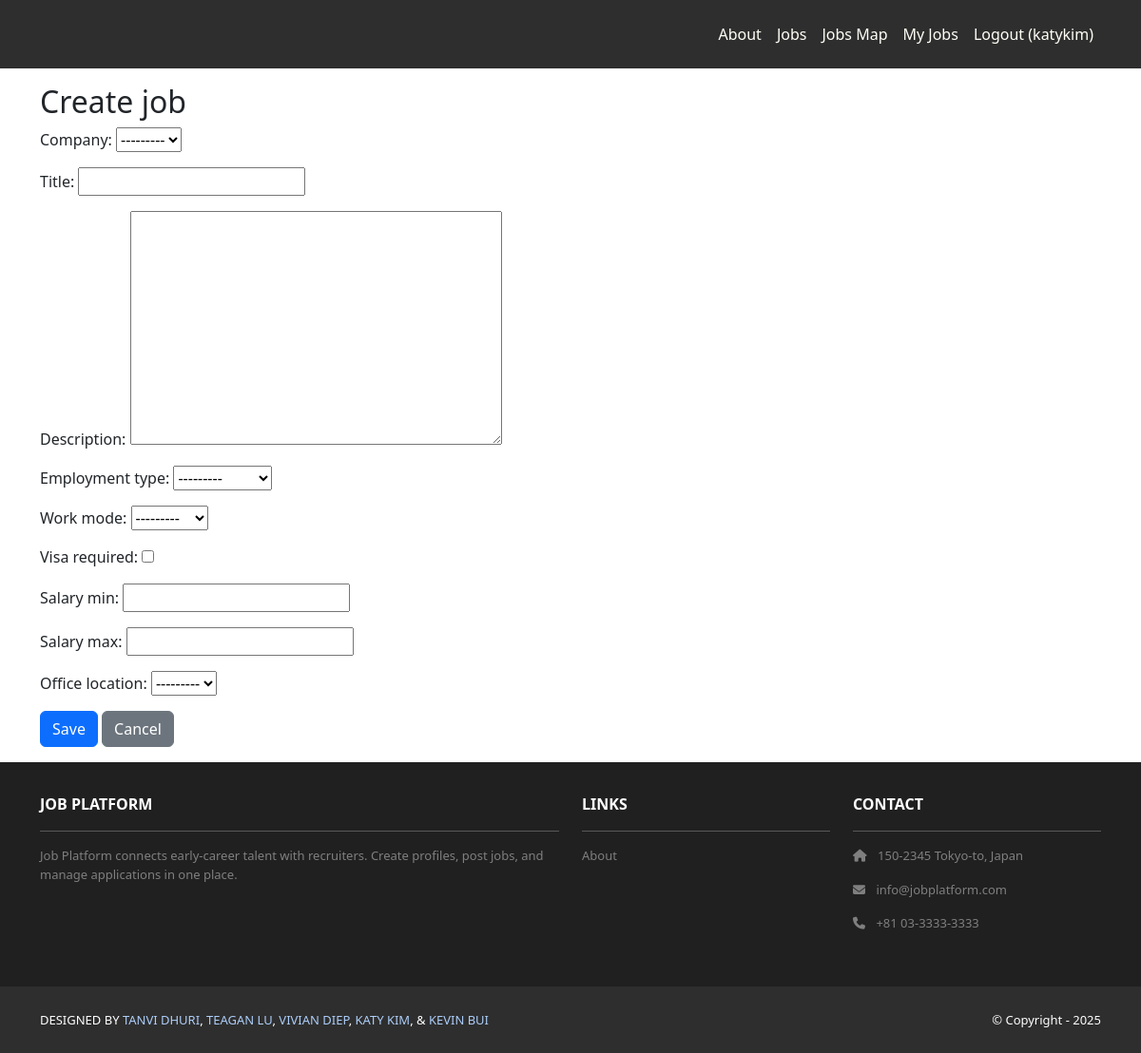
The page /jobs/recruiter/new (signed in) on the database as committed earlier.
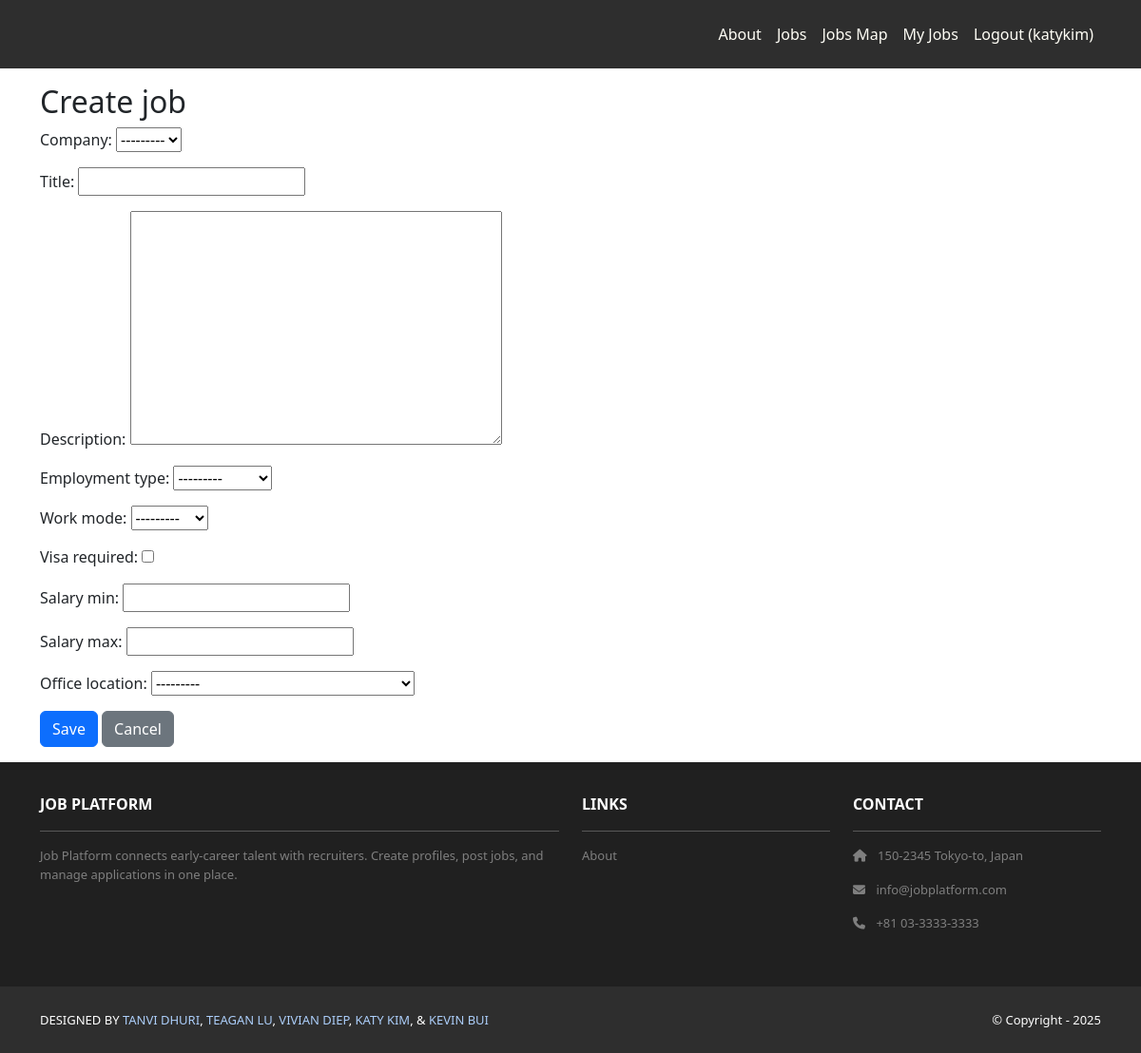
The same page on the database as committed later.
### companies/models.py (models this page shows)
class OfficeLocation(models.Model):
    company = models.ForeignKey(Company, on_delete=models.CASCADE, related_name='office_locations')
    address = models.CharField(max_length=512)
    city = models.CharField(max_length=100, blank=True)
    state = models.CharField(max_length=100, blank=True)
    country = models.CharField(max_length=100, blank=True)
    latitude = models.FloatField(null=True, blank=True)
    longitude = models.FloatField(null=True, blank=True)
    def __str__(self) -> str:
        location_parts = [self.city, self.state, self.country]
        location_str = ', '.join(filter(None, location_parts))
        if location_str:
            return f"{self.company.name} - {location_str}"
        return f"{self.company.name} - {self.address}"

### jobs/views.py (the view, shortened to what this page needs)
# urls.py: path('recruiter/new', views.JobCreateView.as_view(), name='create'),
class JobCreateView(LoginRequiredMixin, RecruiterRequiredMixin, CreateView):
    model = Job
    form_class = JobForm
    template_name = 'jobs/job_form.html'
    success_url = reverse_lazy('jobs:my_list')

### jobs/forms.py (shortened to what this page needs)
class JobForm(forms.ModelForm):
    class Meta:
        model = Job
        fields = [
            'company', 'title', 'description', 'employment_type', 'work_mode',
            'visa_required', 'salary_min', 'salary_max', 'office_location'
        ]

### accounts/templatetags/account_tags.py (called while the page is built)
@register.filter(name='has_group')
def has_group(user, group_name: str) -> bool:
    if not getattr(user, 'is_authenticated', False):
        return False
    return user.groups.filter(name=group_name).exists() or getattr(user, 'is_superuser', False)

### companies/models.py (called while the page is built)
    def __str__(self) -> str:
        return self.name

### jobs/views.py (called while the page is built)
def is_admin(user):
    return user.is_superuser or user.groups.filter(name='admin').exists()

def is_recruiter(user):
    return user.groups.filter(name='recruiter').exists()

    def test_func(self):
        return is_admin(self.request.user) or is_recruiter(self.request.user)

### jobs/templates/jobs/job_form.html (shortened to what this page needs)
{% extends 'base.html' %}
{% block content %}
<div class="p-3">
  <div class="container">
    <h2>{{ form.instance.pk|yesno:"Edit job,Create job" }}</h2>
    <form method="post">
      {{ form.as_p }}
      <button class="btn btn-primary" type="submit">Save</button>
      <a class="btn btn-secondary" href="{% url 'jobs:my_list' %}">Cancel</a>
    </form>
  </div>
</div>
{% endblock content %}

Rows that differ between the two databases and show on the page:
added OfficeLocation: company "---------"
Other text that changed with them:
form field company: "---------" → (not shown)
